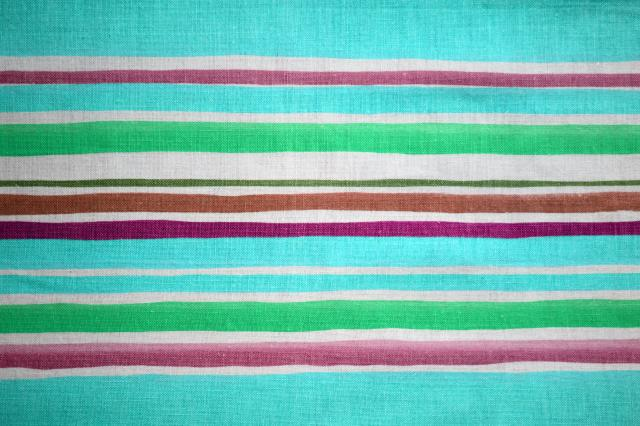
#> input picture object_detection/feature_dataset_full/banded/banded_0030.jpg, 640 x 426 px, given as the content of the folder feature_dataset_little, which was not available
$ python test3.py
#> lines starting #> are read from the running program, lines starting #| are printed output that depends on the picture; pictures that were not available may be replaced by others from this repository, and a replacement may not be noted
#Author: Jacob Gildenblat, 2014
#License: you may use this for whatever you like

import sys, glob, argparse
import numpy as np
import math, cv2
from scipy.stats import multivariate_normal
import time
from sklearn import svm
from sklearn import mixture
# [41 lines left out: function gmm_fisher_vector, not called in this run]
def remove_values_from_list(the_list, val):
   return [value for value in the_list if value != val]

def dictionary(descriptors, N):
#    em = cv2.EM(N)
#    em.train(descriptors)
    gmm = mixture.GaussianMixture(n_components=N, covariance_type='full').fit(descriptors)

    return np.float32(gmm.means_), \
    		np.float32(gmm.covariances_), np.float32(gmm.weights_)

def image_descriptors(file):
#> called with file = '_only/banded_0030.jpg'
    img = cv2.imread(file, 0)
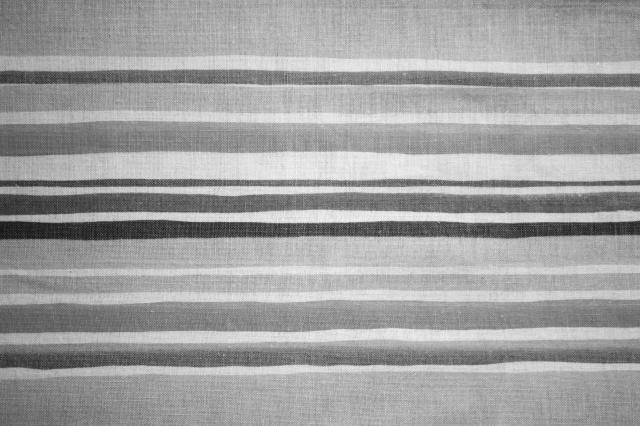
#> img: shape (426, 640); min 13, max 249, mean 160.1
    img = cv2.resize(img, (256, 256))
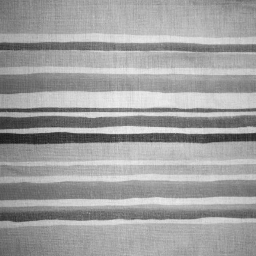
#> img: shape (256, 256); min 23, max 244, mean 160
    _ , descriptors = cv2.xfeatures2d.SIFT_create().detectAndCompute(img, None)
#    if descriptors == None:
#        do_nothing = 1
#    _ , descriptors = cv2.xfeatures2d.SIFT_create().detectAndCompute(img, None)
    return descriptors

def folder_descriptors(folder):
    files = glob.glob(folder + "/*.jpg")
    print("Calculating descriptos. Number of images is", len(files))
    t = []
    for file in files:
        des = image_descriptors(file)
        if type(des) != type(None):
            t.append(des)
    return np.concatenate(t)
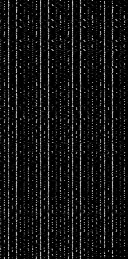
#> returned value: shape (259, 128) float32; min 0, max 214, mean 19.3

def likelihood_moment(x, ytk, moment):
	x_moment = np.power(np.float32(x), moment) if moment > 0 else np.float32([1])
	return x_moment * ytk

def likelihood_statistics(samples, means, covs, weights):
	gaussians, s0, s1,s2 = {}, {}, {}, {}
	samples = zip(range(0, len(samples)), samples)

	g = [multivariate_normal(mean=means[k], cov=covs[k]) for k in range(0, len(weights)) ]
	for index, x in samples:
		gaussians[index] = np.array([g_k.pdf(x) for g_k in g])

	for k in range(0, len(weights)):
		s0[k], s1[k], s2[k] = 0, 0, 0
		for index, x in samples:
			probabilities = np.multiply(gaussians[index], weights)
			probabilities = probabilities / np.sum(probabilities)
			s0[k] = s0[k] + likelihood_moment(x, probabilities[k], 0)
			s1[k] = s1[k] + likelihood_moment(x, probabilities[k], 1)
			s2[k] = s2[k] + likelihood_moment(x, probabilities[k], 2)

	return s0, s1, s2

def fisher_vector_weights(s0, s1, s2, means, covs, w, T):
	return np.float32([((s0[k] - T * w[k]) / np.sqrt(w[k]) ) for k in range(0, len(w))])

def fisher_vector_means(s0, s1, s2, means, sigma, w, T):
	return np.float32([(s1[k] - means[k] * s0[k]) / (np.sqrt(w[k] * sigma[k])) for k in range(0, len(w))])

def fisher_vector_sigma(s0, s1, s2, means, sigma, w, T):
	return np.float32([(s2[k] - 2 * means[k]*s1[k]  + (means[k]*means[k] - sigma[k]) * s0[k]) / (np.sqrt(2*w[k])*sigma[k])  for k in range(0, len(w))])

def normalize(fisher_vector):
	v = np.sqrt(abs(fisher_vector)) * np.sign(fisher_vector)
	return v / np.sqrt(np.dot(v, v))

def fisher_vector(samples, means, covs, wt):
	s0, s1, s2 =  likelihood_statistics(samples, means, covs, wt)
	TT = samples.shape[0]
	covs = np.float32([np.diagonal(covs[k]) for k in range(0, covs.shape[0])])
	aa = fisher_vector_weights(s0, s1, s2, means, covs, wt, TT)
	bb = fisher_vector_means(s0, s1, s2, means, covs, wt, TT)
	cc = fisher_vector_sigma(s0, s1, s2, means, covs, wt, TT)
	fv = np.concatenate([np.concatenate(aa), np.concatenate(bb), np.concatenate(cc)])
	fv = normalize(fv)
	return fv
# [6 lines of commented-out code are left out]

def generate_gmm(input_folder, N):
	words = np.concatenate([folder_descriptors(folder) for folder in glob.glob(input_folder + '/*')])
	print("Training GMM of size", N)
	means, covs, weights = dictionary(words, N)
#> weights = [0.151, 0.282, 0.243, 0.212, 0.112]
	#Throw away gaussians with weights that are too small:
	th = 1.0 / N
	means = np.float32([m for k,m in zip(range(0, len(weights)), means) if weights[k] > th])
	covs = np.float32([m for k,m in zip(range(0, len(weights)), covs) if weights[k] > th])
	weights = np.float32([m for k,m in zip(range(0, len(weights)), weights) if weights[k] > th])
#> weights = [0.282, 0.243, 0.212]

	np.save("means.gmm", means)
	np.save("covs.gmm", covs)
	np.save("weights.gmm", weights)
	return means, covs, weights

def get_fisher_vectors_from_folder(folder, gmm):
    files = glob.glob(folder + "/*.jpg")
    t =[]
    for file in files:
        des = image_descriptors(file)
        if type(des) != type(None):
            t.append(fisher_vector(des, *gmm))
    return np.float32(t)
#    return np.concatenate(t)
#    return np.float32([fisher_vector(image_descriptors(file), *gmm) for file in files])

def fisher_features(folder, gmm):
	folders = glob.glob(folder + "/*")
	features = {f : get_fisher_vectors_from_folder(f, gmm) for f in folders}
	return features

# [14 lines left out: functions train, success_rate, not called in this run]

def load_gmm(folder = ""):
	files = ["means.gmm.npy", "covs.gmm.npy", "weights.gmm.npy"]
	return map(lambda file: load(file), map(lambda s : folder + "/" , files))

def get_args():
    parser = argparse.ArgumentParser()
    parser.add_argument('-d' , "--dir", help="Directory with images" , default='.')
    parser.add_argument("-g" , "--loadgmm" , help="Load Gmm dictionary", action = 'store_true', default = False)
    parser.add_argument('-n' , "--number", help="Number of words in dictionary" , default=5, type=int)
    args = parser.parse_args()
    return args


if __name__ == '__main__':
    args = get_args()
    #working_folder = args.dir
    working_folder = 'feature_dataset_little'

    gmm = load_gmm(working_folder) if args.loadgmm else generate_gmm(working_folder, args.number)
    #gmm = load_gmm(working_folder)
#> (the run stopped early here; a loop or call above may not have finished)

$ run again, on object_detection/feature_dataset_full/banded/banded_0058.jpg
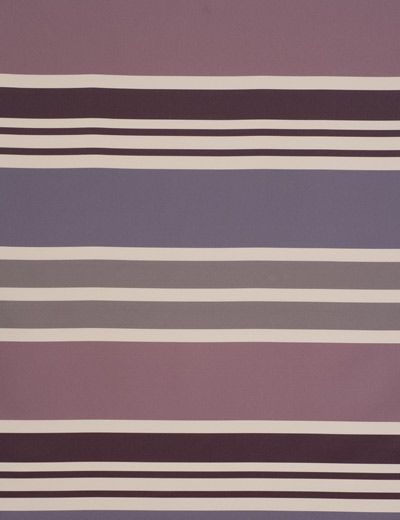
#> input picture object_detection/feature_dataset_full/banded/banded_0058.jpg, 400 x 520 px, given as the content of the folder feature_dataset_little, which was not available
#> in image_descriptors, `img = cv2.imread(file, 0)`:
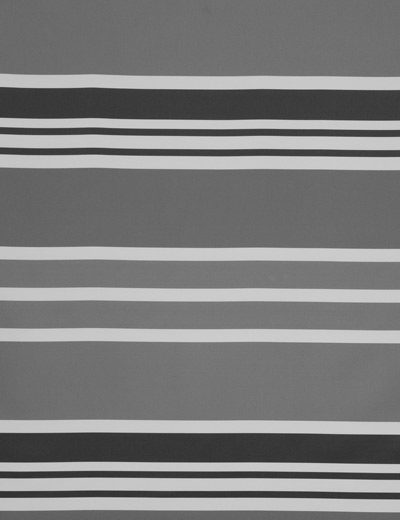
#> img: shape (520, 400); min 44, max 211, mean 124.9
#> in image_descriptors, `img = cv2.resize(img, (256, 256))`:
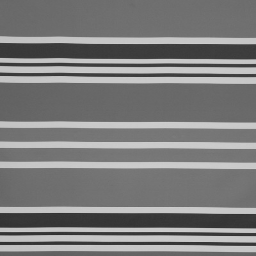
#> img: shape (256, 256); min 47, max 207, mean 124.9
#> descriptors = None

$ run again, on object_detection/feature_dataset_full/banded/banded_0085.jpg
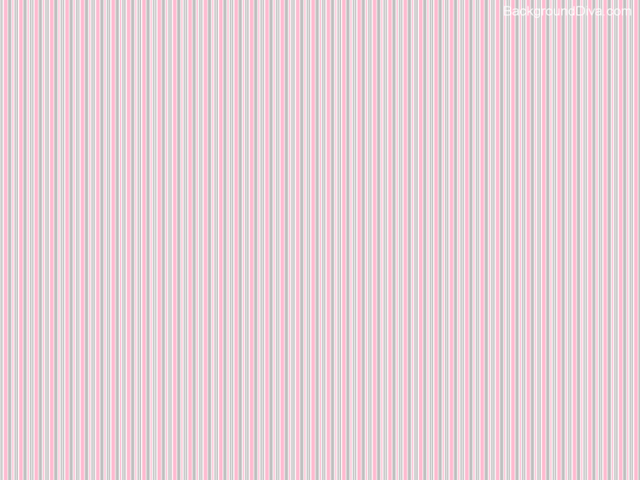
#> input picture object_detection/feature_dataset_full/banded/banded_0085.jpg, 640 x 480 px, given as the content of the folder feature_dataset_little, which was not available
#> in image_descriptors, `img = cv2.imread(file, 0)`:
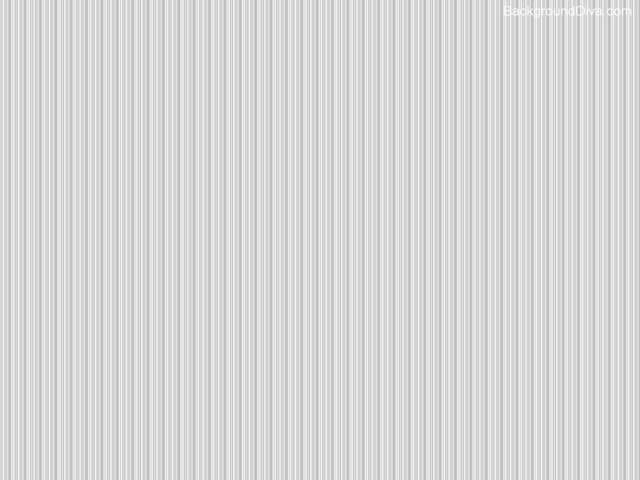
#> img: shape (480, 640); min 179, max 255, mean 215.7
#> in image_descriptors, `img = cv2.resize(img, (256, 256))`:
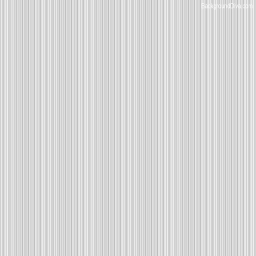
#> img: shape (256, 256); min 187, max 248, mean 215.8
